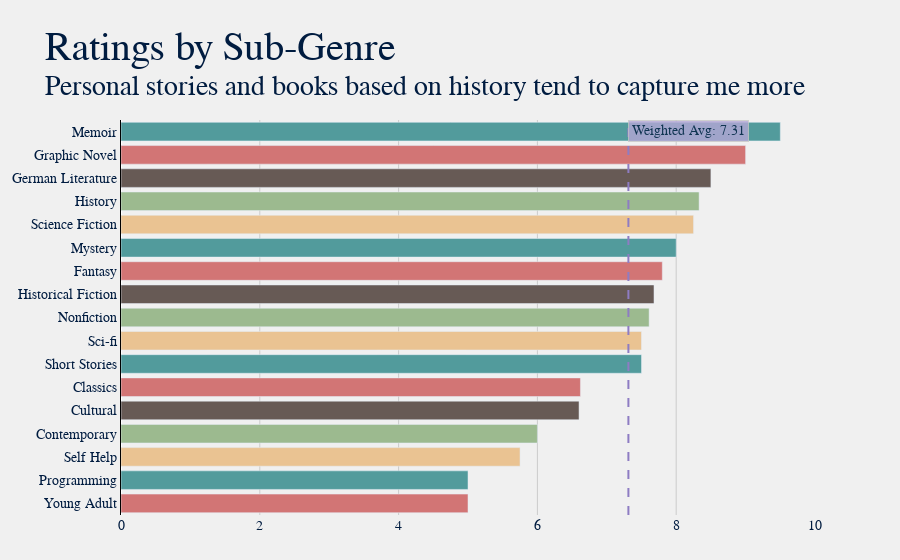

Source (notebook cell):
### Code cell
dfs = df.groupby('Sub-Genre')['Rating'].mean().reset_index().round(2)
dfs['Total'] = df.groupby('Sub-Genre')['Title'].count().reset_index(drop=True)
dfs = dfs.sort_values('Rating', ascending=True).reset_index(drop=True)

title = "Ratings by Sub-Genre"
sub = f"Personal stories and books based on history tend to capture me more"
plot.gen_hbar_graph(dfs, 'Sub-Genre', title, sub, avg=True, w_avg='Rating')

### Figure 1 — Plotly figure (JSON) as saved in the notebook; plotly's stock layout.template omitted (floating-point values rounded to 4 significant figures)
{"data": [{"customdata": [["1", "Rating"], ["1", "Rating"], ["6", "Rating"], ["2", "Rating"], ["5", "Rating"], ["8", "Rating"], ["1", "Rating"], ["3", "Rating"], ["9", "Rating"], ["11", "Rating"], ["5", "Rating"], ["1", "Rating"], ["2", "Rating"], ["3", "Rating"], ["2", "Rating"], ["2", "Rating"], ["2", "Rating"]], "hovertemplate": "<b>%{y} Books</b>: %{customdata[0]}<br><b>Avg. %{customdata[1]}</b>: %{x}", "marker": {"color": ["#d27575", "#529b9c", "#eac392", "#9cba8f", "#675a55", "#d27575", "#529b9c", "#eac392", "#9cba8f", "#675a55", "#d27575", "#529b9c", "#eac392", "#9cba8f", "#675a55", "#d27575", "#529b9c", "#eac392", "#9cba8f", "#675a55", "#d27575", "#529b9c", "#eac392", "#9cba8f", "#675a55", "#d27575", "#529b9c", "#eac392", "#9cba8f", "#675a55", "#d27575", "#529b9c", "#eac392", "#9cba8f", "#675a55", "#d27575", "#529b9c", "#eac392", "#9cba8f", "#675a55", "#d27575", "#529b9c", "#eac392", "#9cba8f", "#675a55", "#d27575", "#529b9c", "#eac392", "#9cba8f", "#675a55", "#d27575", "#529b9c", "#eac392", "#9cba8f", "#675a55", "#d27575", "#529b9c", "#eac392", "#9cba8f", "#675a55", "#d27575", "#529b9c", "#eac392", "#9cba8f", "#675a55", "#d27575", "#529b9c", "#eac392", "#9cba8f", "#675a55", "#d27575", "#529b9c", "#eac392", "#9cba8f", "#675a55", "#d27575", "#529b9c", "#eac392", "#9cba8f", "#675a55", "#d27575", "#529b9c", "#eac392", "#9cba8f", "#675a55"]}, "name": "", "orientation": "h", "type": "bar", "x": [5, 5, 5.75, 6, 6.6, 6.62, 7.5, 7.5, 7.61, 7.68, 7.8, 8, 8.25, 8.33, 8.5, 9, 9.5], "y": ["Young Adult", "Programming", "Self Help", "Contemporary", "Cultural", "Classics", "Short Stories", "Sci-fi", "Nonfiction", "Historical Fiction", "Fantasy", "Mystery", "Science Fiction", "History", "German Literature", "Graphic Novel", "Memoir"]}], "layout": {"annotations": [{"bgcolor": "#b4a7d6", "bordercolor": "#c7c7c7", "borderpad": 3, "borderwidth": 1, "opacity": 0.8, "showarrow": false, "text": "Weighted Avg: 7.31", "x": 7.311, "xanchor": "left", "xref": "x", "y": 1, "yanchor": "top", "yref": "y domain"}], "autosize": true, "barmode": "group", "font": {"color": "#001c40", "family": "Baskerville", "size": 14}, "margin": {"b": 45, "l": 85, "r": 85, "t": 120}, "paper_bgcolor": "#f0f0f0", "plot_bgcolor": "#f0f0f0", "shapes": [{"line": {"color": "#8e7cc3", "dash": "dash", "width": 2}, "type": "line", "x0": 7.311, "x1": 7.311, "xref": "x", "y0": 0, "y1": 1, "yref": "y domain"}], "showlegend": false, "title": {"font": {"color": "#001c40", "family": "Baskerville, Bold", "size": 40}, "text": "Ratings by Sub-Genre<br><sup>Personal stories and books based on history tend to capture me more"}, "xaxis": {"autorange": true, "gridcolor": "#cbcbcb", "linecolor": "black", "range": [0, 10], "showgrid": true, "showline": false, "title": {}, "type": "linear"}, "yaxis": {"autorange": true, "gridcolor": "#cbcbcb", "linecolor": "black", "range": [-0.5, 16.5], "showgrid": false, "showline": true, "showticklabels": true, "title": {}, "type": "category"}}}
